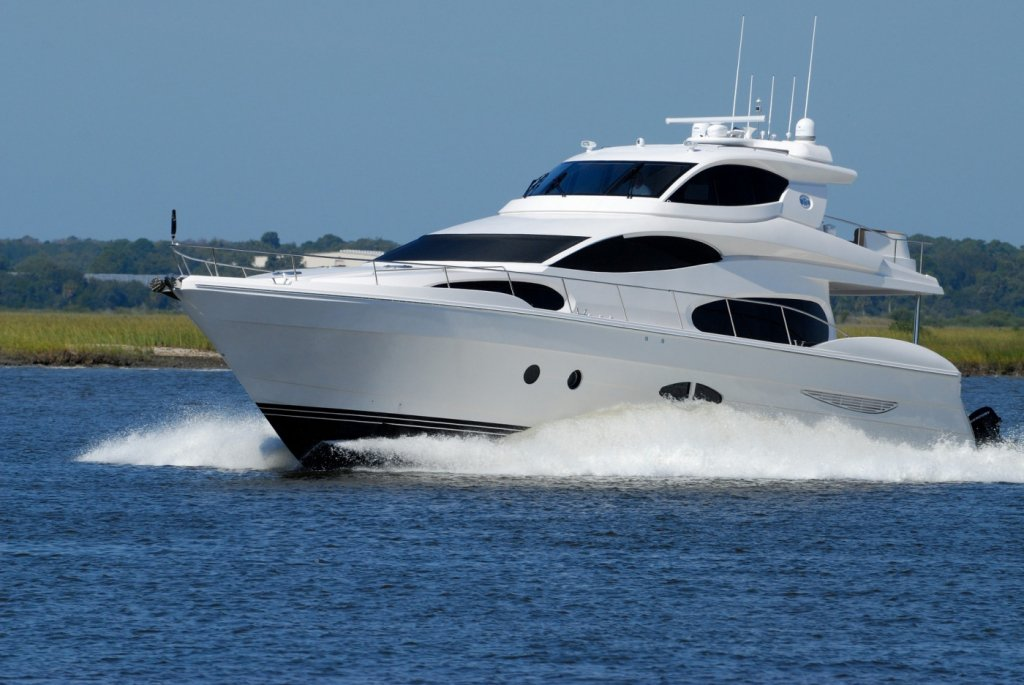
#> input picture Resources/boat.jpg, 1024 x 685 px
$ python chapter2.py
#> lines starting #> are read from the running program, lines starting #| are printed output that depends on the picture; after the words box and inside, x2 and y2 are one past the last pixel; in counts of white or black regions, pixels touching at a corner belong together
import cv2
import numpy as np

# Import the image and read it.
img = cv2.imread("Resources/boat.jpg")
#> img is the input picture: shape (685, 1024, 3); mean B, G, R 144.3, 121.4, 96.5
# Define Kernel. (Kernel is a matrix which works as a filter to the image, for better interpretation for system.
kernel = np.ones((5, 5), np.uint8)  # Means that we want all of the values to be 1


imgGray = cv2.cvtColor(img, cv2.COLOR_BGR2GRAY)
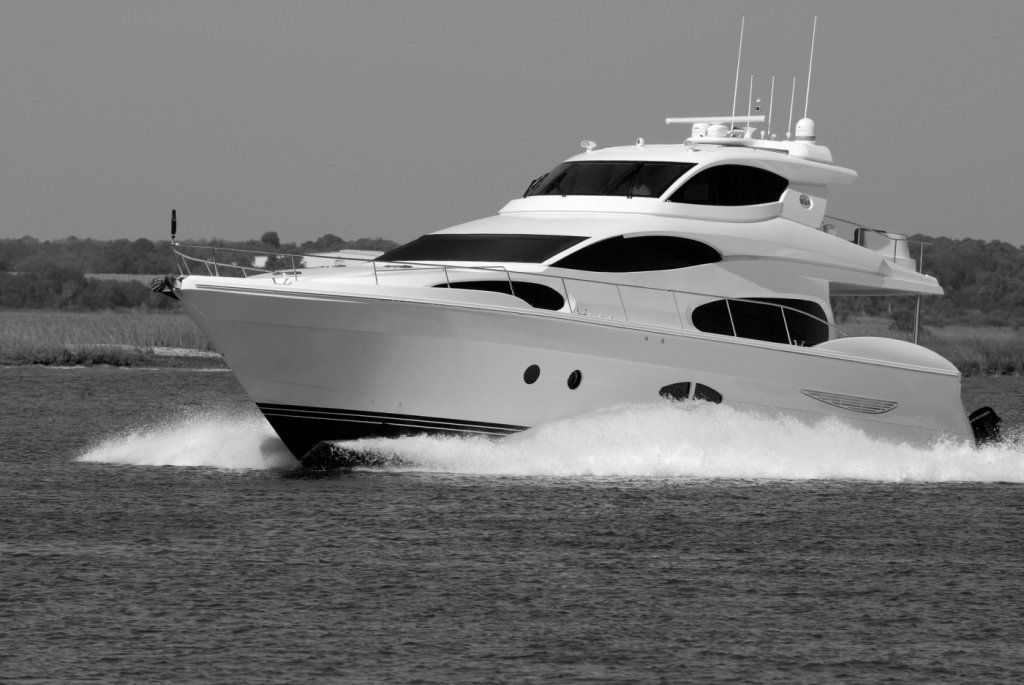
#> imgGray: shape (685, 1024); min 0, max 255, mean 116.6
# This put a filter on the image, which turns the image in grey scale

imgBlur = cv2.GaussianBlur(img, (7, 7), 0)
# This put a blur on the image,(image, (kernel size), sigma x)

imgCanny = cv2.Canny(img, 150, 200)
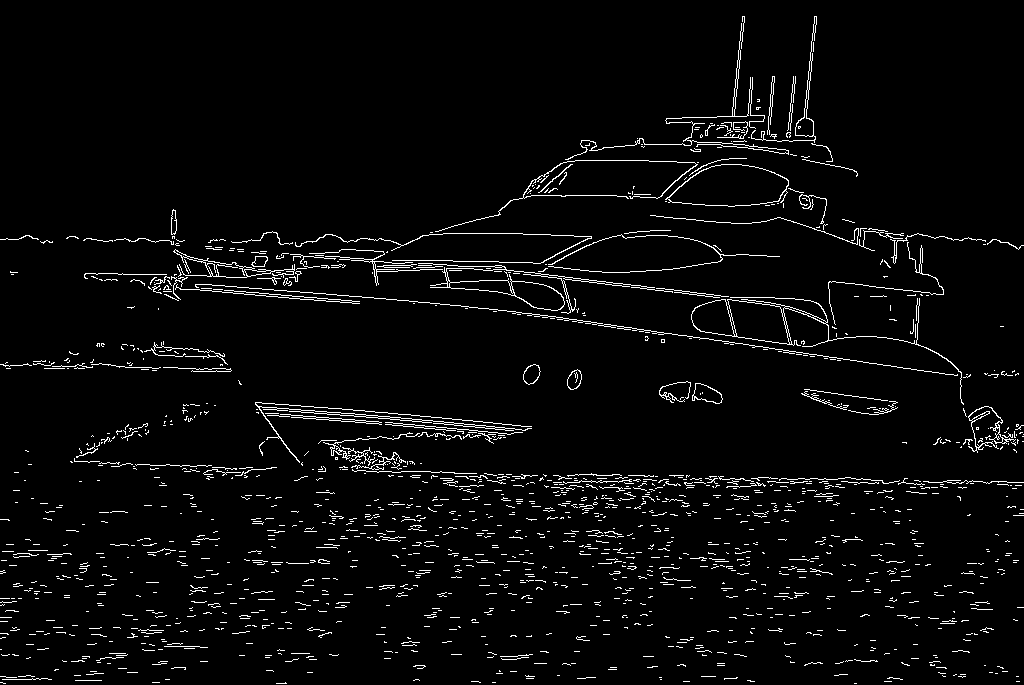
#> imgCanny: shape (685, 1024); 3.6% white in thin lines or dots
# This put a filter which shows the edges of the picture, like a edge detector

# Unfortunately, this filter may not recognize a line of the image as being just one line, but several, so we'll use
# another filter


# Dilation makes the lines more thickness
imgDilation = cv2.dilate(imgCanny, kernel, iterations=1)
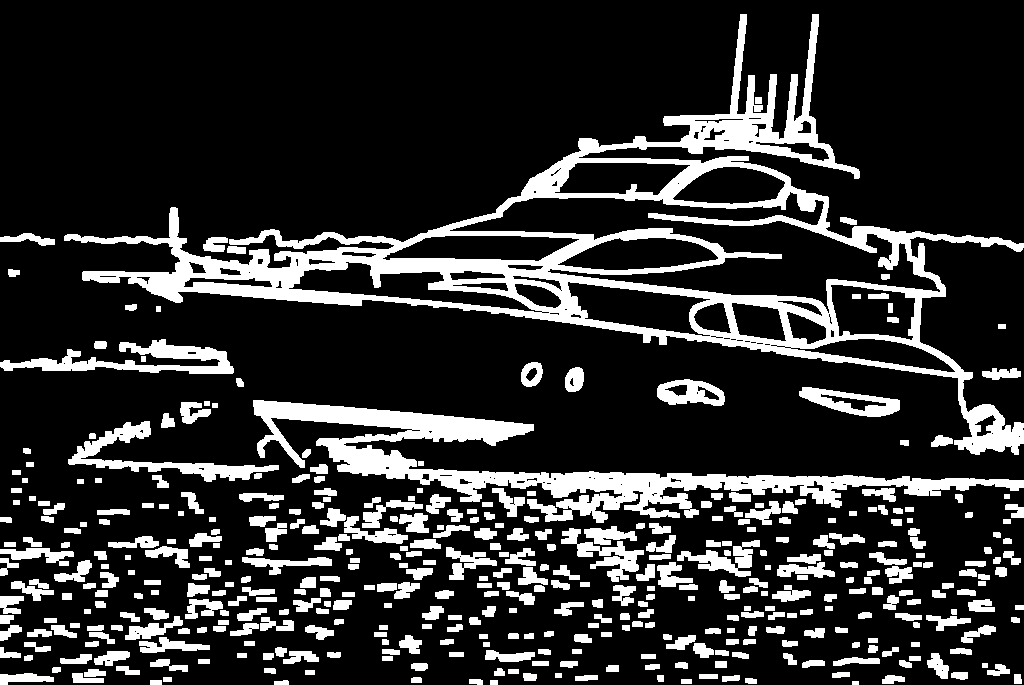
#> imgDilation: shape (685, 1024); 18.8% white; 424 white regions, largest, box (x1, y1, x2, y2) and area: (64, 14, 1024, 455) 49773, (253, 400, 1024, 523) 20178, (0, 339, 234, 374) 3226
# We'll work with edges, so image var will be canny (img, kernel size, iterations (we can define how much thickness
# we need)

# Erosion makes the opposite of Dilation, it makes the lines thinner
imgEroded = cv2.erode(imgDilation,kernel, iterations=3)
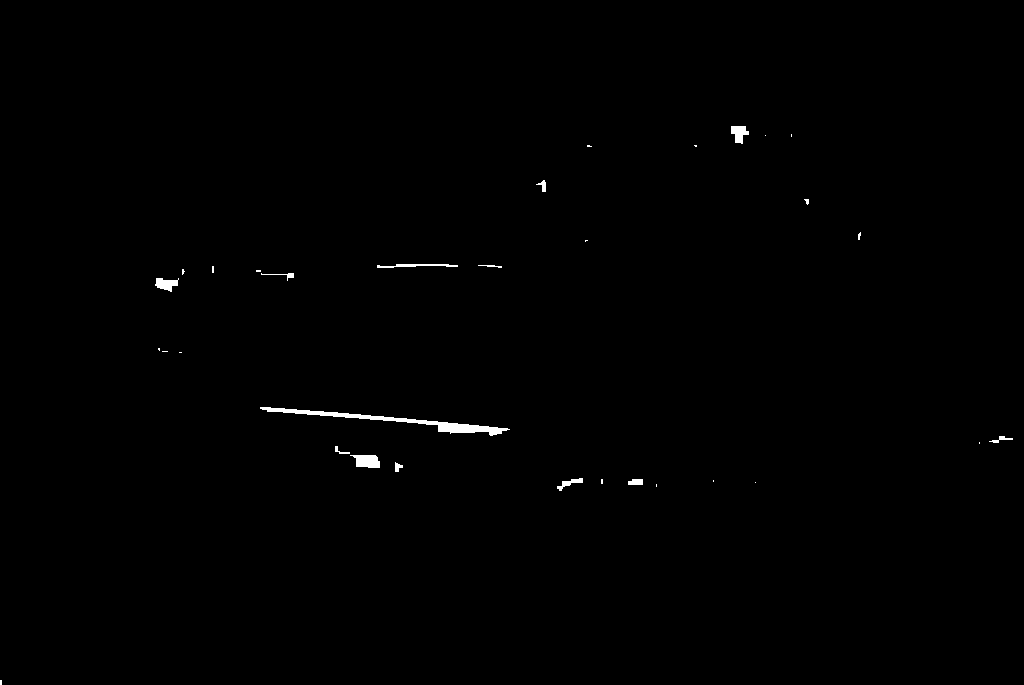
#> imgEroded: shape (685, 1024); 0.4% white; 32 white regions (19 under 20 px), largest, box (x1, y1, x2, y2) and area: (260, 407, 510, 436) 1279, (350, 455, 380, 468) 296, (731, 126, 749, 144) 209

while True:
    cv2.imshow("Original", img)
    cv2.imshow("Blur", imgBlur)
    cv2.imshow("Canny", imgCanny)
    cv2.imshow("Dilation", imgDilation)
    cv2.imshow("Eroded", imgEroded)

    if cv2.waitKey(1) & 0xFF == ord('q'):
#> (key q is pressed here)
        break
